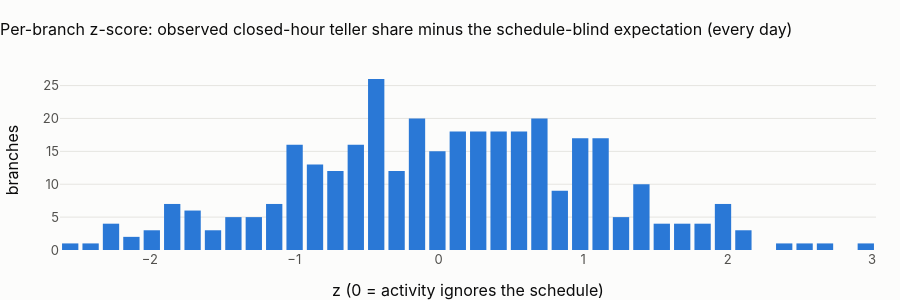

Here is the notebook cell this chart was saved with:
### Markdown cell above
## 1 · Teller transactions against the schedule

### Code cell
bh = star.q("""select f.branch_id, b.branch_type, f.n_teller, f.n_atm, f.open_fraction, f.open_fraction_any_day,
                      f.hour_of_day, f.delivery_weekday
               from {fct_branch_hour} f join {stg_branches} b using (branch_id) order by f.branch_id, f.hour_start""")
sched = star.q("""select branch_id, avg((open_fraction > 0)::int) as open_share,
                         avg((open_fraction_any_day > 0)::int) as open_share_any_day
                  from {dim_branch_schedule} group by 1 order by 1""")
br = (
    bh.assign(
        out_wk=bh.n_teller * (bh.open_fraction == 0),
        out_any=bh.n_teller * (bh.open_fraction_any_day == 0),
    )
    .groupby(["branch_id", "branch_type"])[["n_teller", "out_wk", "out_any"]]
    .sum()
    .reset_index()
    .merge(sched, on="branch_id")
)
br = br[br.n_teller > 0]
for reading, out_col, share_col in [
    ("Monday to Friday", "out_wk", "open_share"),
    ("every day", "out_any", "open_share_any_day"),
]:
    for bt, d in [("all branches", br), *sorted(br.groupby("branch_type"))]:
        n, k = int(d.n_teller.sum()), int(d[out_col].sum())
        exp = float(np.average(1 - d[share_col], weights=d.n_teller))
        r = stats.binomtest(k, n, exp)
        tests.append(
            {
                "scenario": "04 branch",
                "test": f"teller outside hours ({reading}), {bt}: observed vs schedule-blind",
                "statistic": k / n,
                "p_value": r.pvalue,
                "effect": k / n - exp,
                "n": n,
                "reading": f"expected {100 * exp:.1f} % if hours were ignored; observed {100 * k / n:.1f} %",
            }
        )
tt = pd.DataFrame(tests)
show(tt.round(5), paging=False)
# per-branch z on the every-day reading (the one that does not mix in the weekend volume dip)
zb = (br.out_any / br.n_teller - (1 - br.open_share_any_day)) / np.sqrt(
    (1 - br.open_share_any_day) * br.open_share_any_day / br.n_teller
)
cnt, edges = np.histogram(zb.clip(-5, 5), bins=40)
fig = px.bar(
    x=(edges[:-1] + edges[1:]) / 2,
    y=cnt,
    title="Per-branch z-score: observed closed-hour teller share minus the schedule-blind expectation (every day)",
)
fig.update_layout(
    height=300, xaxis_title="z (0 = activity ignores the schedule)", yaxis_title="branches"
)
fig.show()
anyd = tt[tt.test.str.contains("every day") & tt.test.str.contains("all branches")].iloc[0]
wk = tt.iloc[0]
display(
    Markdown(
        f"**{100 * anyd.statistic:.1f} % of {int(anyd.n):,} teller transactions happen outside the branch's hours; "
        f"activity that ignored the schedule would put {100 * (anyd.statistic - anyd.effect):.1f} % there "
        f"(binomial p = {anyd.p_value:.2f}), and per branch the z-scores centre on {np.median(zb):.2f} with spread "
        f"{np.std(zb):.2f} (1 under pure noise).** **Teller activity ignores opening hours.** Read with Monday to "
        f"Friday opening days, {100 * wk.statistic:.1f} % fall in closed hours against {100 * (wk.statistic - wk.effect):.1f} % "
        "expected: the small gap is the 39 % quieter weekend (weekend hours are all 'closed' in that reading and carry "
        "less volume), not schedule-following. On real data this is a control the bank needs (a teller transaction at "
        "3 a.m. is a data error, a back-office posting mislabelled as a teller channel, or an operational risk event), "
        "and only the hour grain can run it. Proposed integrity rule: *teller transaction outside the declared "
        "schedule*, severity B, expected rate near 0 on real data."
    )
)

### Figure 1 — Plotly figure (JSON) as saved in the notebook; plotly's stock layout.template omitted (floating-point values rounded to 4 significant figures)
{"data": [{"hovertemplate": "x=%{x}<br>y=%{y}<extra></extra>", "legendgroup": "", "marker": {"color": "#2a78d6", "pattern": {"shape": ""}}, "name": "", "orientation": "v", "showlegend": false, "textposition": "auto", "type": "bar", "x": [-2.551, -2.41, -2.268, -2.127, -1.986, -1.845, -1.704, -1.562, -1.421, -1.28, -1.139, -0.9975, -0.8563, -0.7151, -0.5739, -0.4327, -0.2915, -0.1503, -0.009068, 0.1321, 0.2734, 0.4146, 0.5558, 0.697, 0.8382, 0.9794, 1.121, 1.262, 1.403, 1.544, 1.685, 1.827, 1.968, 2.109, 2.25, 2.391, 2.533, 2.674, 2.815, 2.956], "xaxis": "x", "y": [1, 1, 4, 2, 3, 7, 6, 3, 5, 5, 7, 16, 13, 12, 16, 26, 12, 20, 15, 18, 18, 18, 18, 20, 9, 17, 17, 5, 10, 4, 4, 4, 7, 3, 0, 1, 1, 1, 0, 1], "yaxis": "y"}], "layout": {"barmode": "relative", "height": 300, "legend": {"tracegroupgap": 0}, "title": {"text": "Per-branch z-score: observed closed-hour teller share minus the schedule-blind expectation (every day)"}, "xaxis": {"anchor": "y", "domain": [0.0, 1.0], "title": {"text": "z (0 = activity ignores the schedule)"}}, "yaxis": {"anchor": "x", "domain": [0.0, 1.0], "title": {"text": "branches"}}}}
